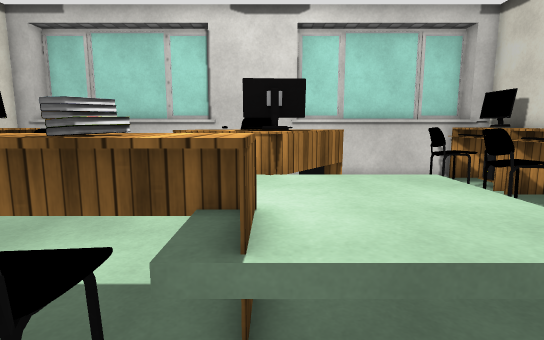
View 1 (above)

16 first-person views from a walk through a 3-D level made in the Unity game engine. The camera is 1.3 m above the floor, tilts 8° down and sees 80° across. The floor is counted in squares, 0.5 m on a side. Each view is taken from the middle of a square. On the plan, view 1 faces up. The plan holds only what a view shows up to about 20 squares ahead; the rest is blank. The place goes on beyond the plan. The player is left out. Some surface patterns are stand-ins.

View 2
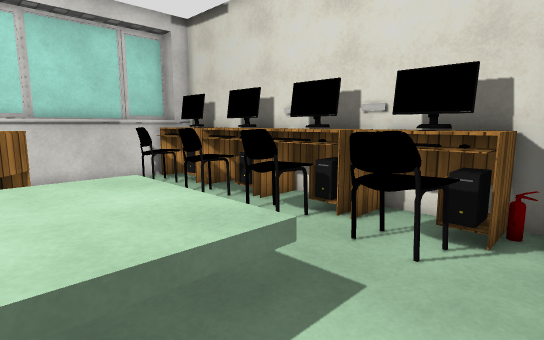

View 3
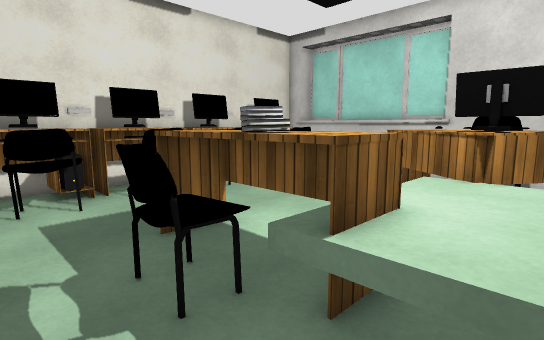

View 4
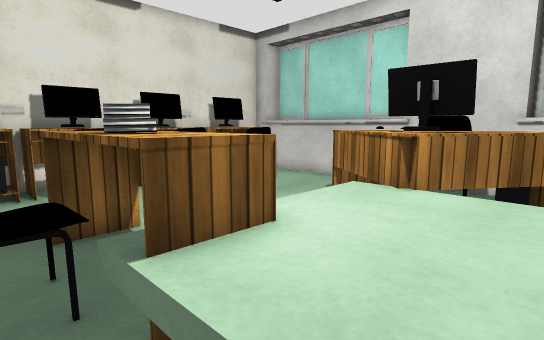

View 5
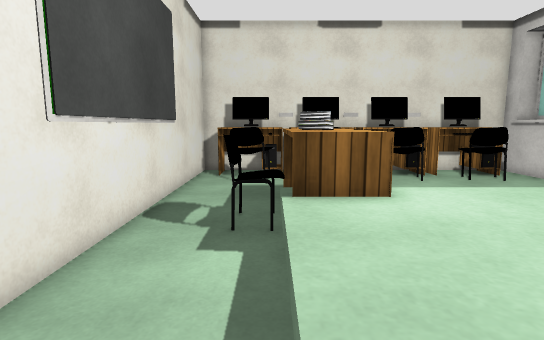

View 6
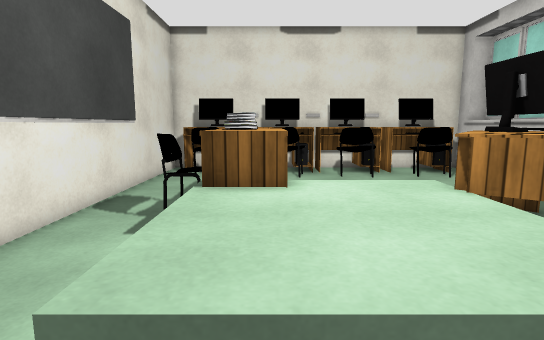

View 7
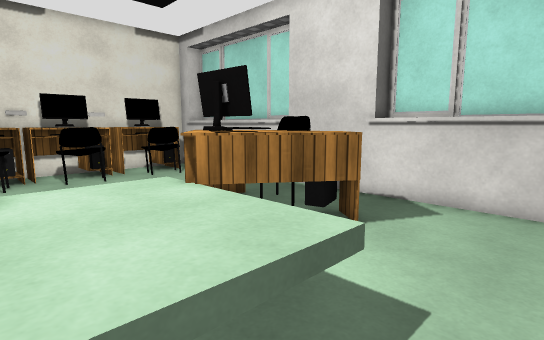

View 8
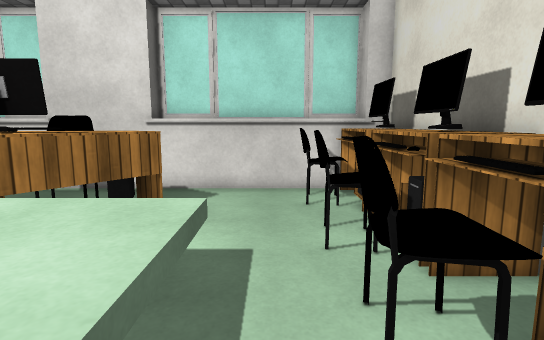

View 9
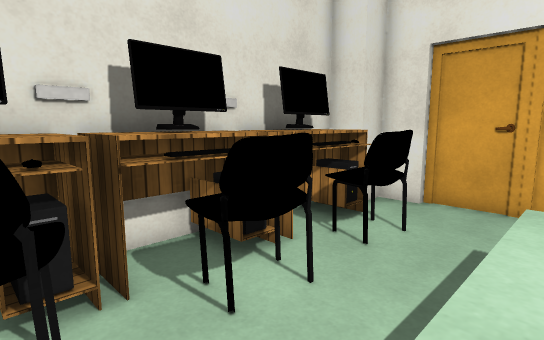

View 10
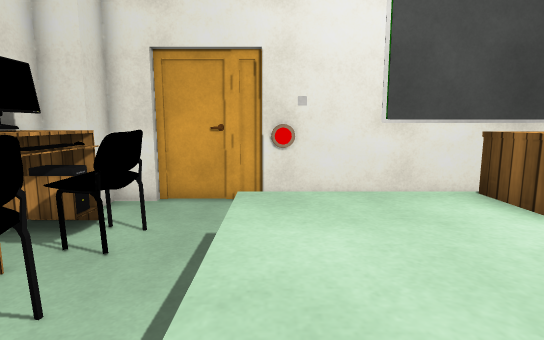

View 11
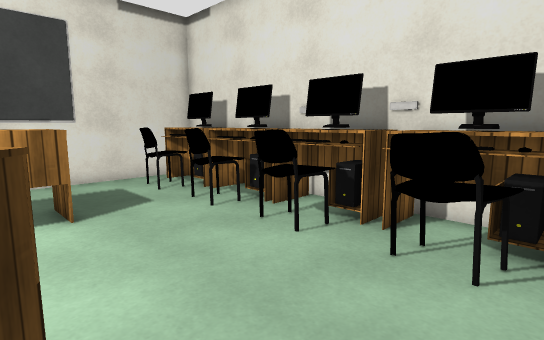

View 12
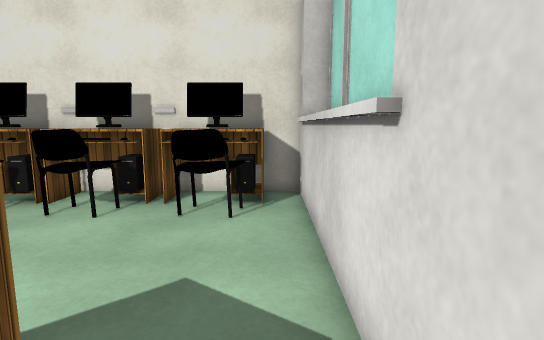

View 13
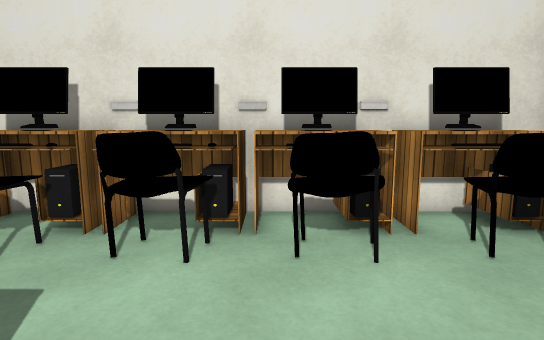

View 14
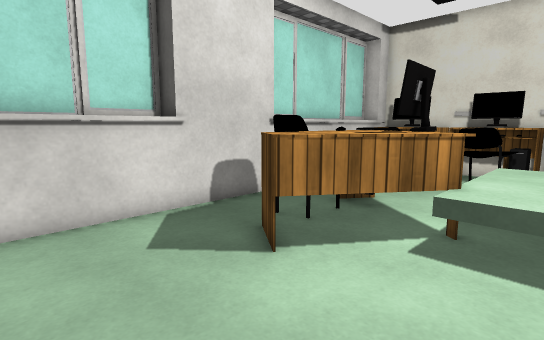

View 15
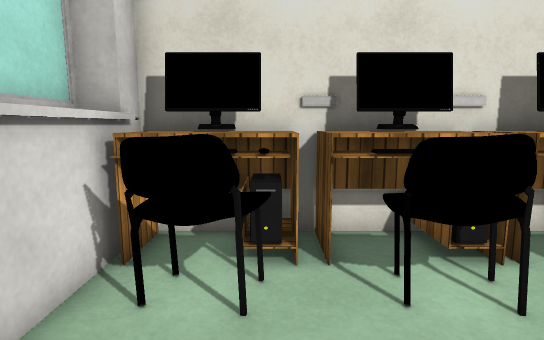

View 16
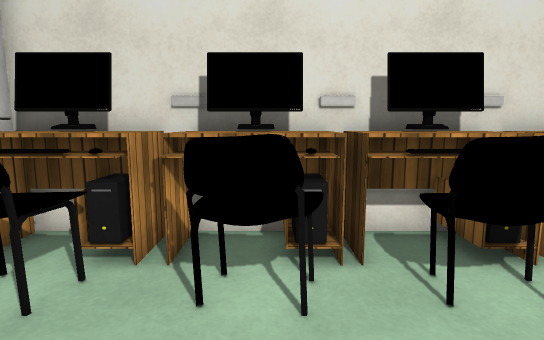

### Floor plan
Key: @ floor where view 1 was taken; # wall or solid block; . floor; = window, fence, low wall or low ledge; ^ raised ledge; T table; B books; E fire extinguisher; O other object.
Columns run from 13 left of view 1 to 11 right of it. Each row starts with its distance up from view 1.
 17  ##########   ##########
 16 #^^^^^^^^^#####^^^^^^^T##
 15 #TT.................TTTT#
 14 #TTTT.......TT......T TT#
 13 #TTTT.....TTTTTT....TTTT#
 12 #TTTT.....TTTTTTT.....TT#
 11 #TTT......TTTTTT....TTTT#
 10 #TTTT......TTTT.....T TT#
  9 #TTTT.......TT^^^^...TTT#
  8 #TTTT.......^^^^^^^.. TT#
  7 #TTT .......^^^^^^^.TTTT#
  6 #TTTT.......^^^^^^^.TTTT#
  5 #TTTT...TTTTTT^^^^^...TT#
  4 #TTT....TTBBTT^^^^^.TTTT#
  3 #TTTT...TTTT#^^^^^..TTTT#
  2 #TTTT....=.^........TTTT#
  1 #TTTT............ ....TE#
  0 #TTT.........@..  ....###
 -1 ########O#######OO#####

Where each view was taken, in squares from view 1:
view 1: 0 up, 0 right, facing up
view 2: 0 up, 1 right, facing up-right
view 3: 0 up, 2 right, facing up-left
view 4: 2 up, 3 right, facing up-left
view 5: 3 up, 6 right, facing left
view 6: 5 up, 7 right, facing left
view 7: 5 up, 7 right, facing up-left
view 8: 3 up, 6 right, facing up
view 9: 10 up, 4 right, facing down-right
view 10: 10 up, 4 right, facing down
view 11: 15 up, 3 left, facing down-left
view 12: 15 up, 0 right, facing left
view 13: 8 up, 3 left, facing left
view 14: 7 up, 8 left, facing up-right
view 15: 13 up, 3 right, facing right
view 16: 10 up, 3 right, facing right
